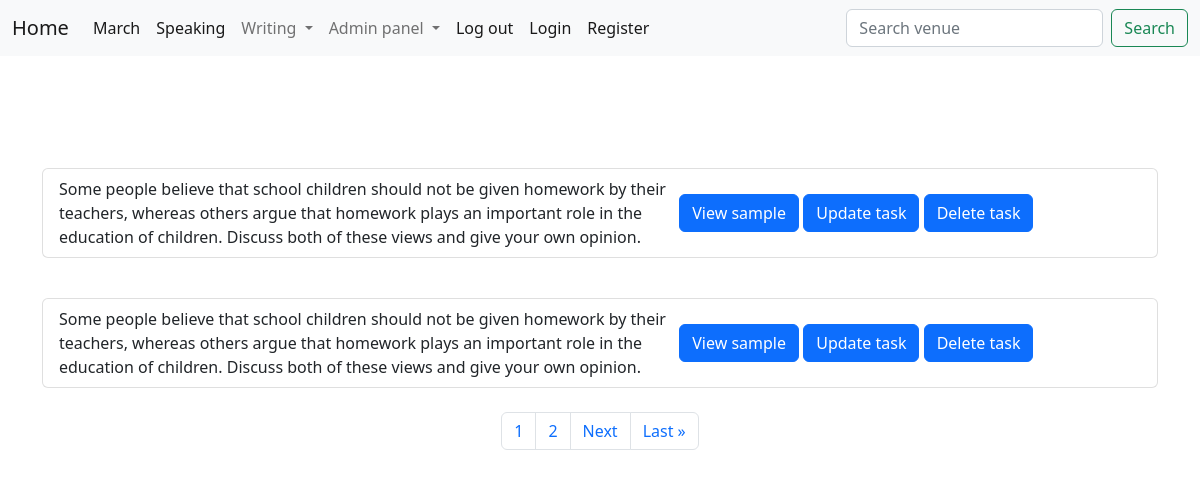
Screenshot of /task2list with the database file from the repository.
### ielts/models.py (models this page shows, shortened)
class writingtask2(models.Model):
    question = models.ForeignKey(
        'Task2question',  default="coding", on_delete=models.CASCADE)
    title = models.CharField(max_length=300)
    text = RichTextField(blank=True, null=True)
    score = models.IntegerField(null=True, blank=True)

class Task2question(models.Model):
    title = models.CharField(max_length=255)
    category = models.ForeignKey(
        'CategoryTask2', related_name='category', default="without any category", on_delete=models.CASCADE)
    def __str__(self):
        return (self.title)

### ielts/views.py (the view)
# urls.py: path('task2list', Task2list, name='task2list'),
def Task2list(request):
    listtask = writingtask2.objects.all
    p = Paginator(writingtask2.objects.all(), 2)
    page = request.GET.get('page')
    tasks = p.get_page(page)
    nums = "a" * tasks.paginator.num_pages
    return render(request, 'tasks/task2/task2list.html',
                  {"listtask": listtask,
                   "tasks": tasks,
                   "nums": nums,
                   }
                  )

### ielts/templates/tasks/task2/task2list.html (shortened to what this page needs)
{% extends "base.html" %}
{% block content %}
<br/>
<br/>
<br/>
{% for i in tasks %}
<ul class="list-group">
    <li class="list-group-item d-flex justify-content-between align-items-center">
        {{i.question}}
       <div class="container"> <button type="button" class="btn btn-primary"><a class="dropdown-item" aria-current="page" href="{% url 'task2show' i.id %}">View sample</a></button>
        <button type="button" class="btn btn-primary"><a class="dropdown-item" aria-current="page" href="{% url 'task2update' i.id %}">Update task</a></button>
        <button type="button" class="btn btn-primary"><a class="dropdown-item" aria-current="page" href="{% url 'task2delete' i.id %}">Delete task</a></button>
    </div>
        <span class="badge badge-primary badge-pill">Band score{{i.score}}</span>
    </li>
</ul><br/>
{% endfor %}
<nav aria-label="Page navigation example">
    <ul class="pagination  justify-content-center">
{% for i in nums %}
    <li class="page-item"><a class="page-link"  href="?page={{forloop.counter}}">{{forloop.counter}}</a></li>
{% endfor %}
{% if  tasks.has_next %}
<li class="page-item"><a class="page-link"  href="?page={{tasks.next_page_number}}">Next</a></li>
<li class="page-item"><a class="page-link"  href="?page={{tasks.paginator.num_pages}}">Last &raquo</a></li>
{% endif %}
</ul>
</nav>
{% endblock %}

### rows the page displays
writingtask2: question "Some people believe that school children should not be given homework by their teachers, whereas others argue that homework plays an important role in the education of children. Discuss both of these views and give your own opinion."
writingtask2: question "Some people believe that school children should not be given homework by their teachers, whereas others argue that homework plays an important role in the education of children. Discuss both of these views and give your own opinion."
